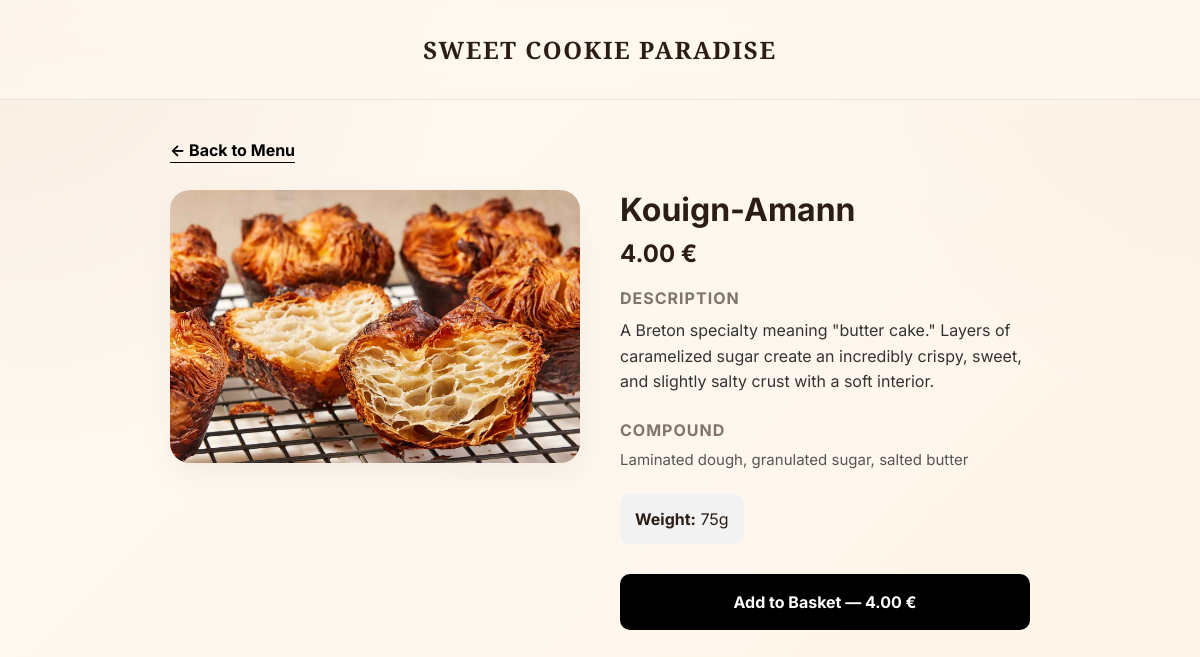
/bake/5, run on the app's committed database.
### orders/models.py (models this page shows, shortened)
class Food(models.Model):
    Name = models.CharField('Name', max_length=30)
    Сompound = models.CharField('Compound', max_length=100)
    Description = models.TextField('Description', max_length=200)
    Price = models.DecimalField(max_digits=10, decimal_places=2)
    Weight = models.CharField('Weight', max_length=100)
    image = models.ImageField('Image', upload_to='foods/', blank=True, null=True)

### User/views.py (the view)
# urls.py: path('bake/<int:pk>', views.food_detail, name='food_detail'),
def food_detail(request, pk):
    food = get_object_or_404(Food, pk=pk)
    return render(request, 'Bake.html', {'food': food})

### BackeryProject/templates/Bake.html (shortened to what this page needs)
{% load static %}
<!DOCTYPE html>
<html lang="en">
<head>
    <link rel="stylesheet" href="{% static 'style.css' %}" />
</head>
<body style="background-color: #fafafa;">
    <header class="header">
        <div class="container" style="display: flex; justify-content: center;">
            <nav class="nav" aria-label="Primary navigation">
                <p class="brand" style="margin: 0;">
                    <span style="display: inline-block; margin-top: 15px; margin-bottom: 15px; font-size: 24px;">
                        Sweet Сookie Paradise
                    </span>
                </p>
            </nav>
        </div>
    </header>
    <main class="section" style="padding-top: 40px;">
        <div class="container" style="max-width: 900px; margin: 0 auto; padding: 0 20px;">
            <div style="margin-bottom: 30px;">
                <a href="/Menu" style="text-decoration: none; color: #000; font-weight: bold; font-size: 16px; border-bottom: 1px solid #000; padding-bottom: 2px;">
                    ← Back to Menu
                </a>
            </div>
            <div class="product-detail-grid" style="display: grid; grid-template-columns: repeat(auto-fit, minmax(300px, 1fr)); gap: 40px; align-items: start;">
                <div class="product-image">
                    {% if food.image %}
                        <img src="{{ food.image.url }}" alt="{{ food.Name }}" style="width: 100%; border-radius: 20px; box-shadow: 0 10px 30px rgba(0,0,0,0.05);">
                    {% else %}
                        <div style="width: 100%; height: 400px; background: #eee; border-radius: 20px; display: flex; align-items: center; justify-content: center;">
                            No Image
                        </div>
                    {% endif %}
                </div>
                <div class="product-info">
                    <h1 style="margin: 0 0 10px 0; font-size: 32px;">{{ food.Name }}</h1>
                    <p style="font-size: 24px; font-weight: bold; margin-bottom: 20px;">{{ food.Price }} €</p>
                    <div style="margin-bottom: 25px;">
                        <h3 style="font-size: 16px; text-transform: uppercase; letter-spacing: 1px; margin-bottom: 10px; opacity: 0.6;">Description</h3>
                        <p style="line-height: 1.6; font-size: 16px; color: #333;">{{ food.Description }}</p>
                    </div>
                    <div style="margin-bottom: 25px;">
                        <h3 style="font-size: 16px; text-transform: uppercase; letter-spacing: 1px; margin-bottom: 10px; opacity: 0.6;">Compound</h3>
                        <p style="font-size: 15px; color: #555;">{{ food.Сompound }}</p>
                    </div>
                    <div style="margin-bottom: 30px; padding: 15px; background: #f2f2f2; border-radius: 10px; display: inline-block;">
                        <span style="font-weight: bold;">Weight:</span> {{ food.Weight }}
                    </div>
                    <div class="actions">
                        <a href="{% url 'basket_add' food.id %}" style="display: block; text-align: center; background: #000; color: #fff; text-decoration: none; padding: 18px; border-radius: 10px; font-weight: bold; transition: opacity 0.2s;">
                            Add to Basket — {{ food.Price }} €
                        </a>
                    </div>
                </div>
            </div>
        </div>
    </main>
</body>
</html>

### BackeryProject/static/style.css (style rules this page uses)
* { margin: 0; padding: 0; box-sizing: border-box; }
html { scroll-behavior: smooth; }
body { margin: 0; min-height: 100vh; font-family: 'Inter', system-ui, -apple-system, BlinkMacSystemFont, 'Segoe UI', sans-serif; transition: background 0.2s ease, color 0.2s ease; }
a { color: inherit; text-decoration: none; }
img { max-width: 100%; display: block; }
.container { width: min(1160px, calc(100% - 32px)); margin: 0 auto; }
body.theme-cream { --bg: #fef8f0; --bg-soft: #fffaf2; --paper: rgba(255, 250, 240, 0.92); --paper-solid: #fff6ea; --ink: #2c1e16; --muted: #7a5a4a; --accent: #c68b5e; --accent-soft: #e2bc9a; --border: rgba(44, 30, 22, 0.1); --border-strong: rgba(44, 30, 22, 0.18); --shadow: 0 24px 70px rgba(72, 45, 31, 0.1); --shadow-strong: 0 30px 90px rgba(72, 45, 31, 0.14); --radius-xl: 30px; --radius-lg: 24px; --radius-md: 18px; --body-bg: radial-gradient(circle at top left, rgba(198, 139, 94, 0.12), transparent 32%), radial-gradient(circle at top right, rgba(226, 188, 154, 0.1), transparent 28%), linear-gradient(135deg, #fffaf3 0%, #fef4e8 100%); --header-bg: rgba(254, 248, 240, 0.88); --btn-primary-bg: linear-gradient(135deg, #c68b5e, #a56e48); --btn-primary-text: #fff; --btn-secondary-bg: rgba(255, 250, 240, 0.9); --btn-secondary-border: var(--border); --btn-secondary-text: #2c1e16; --hero-card-overlay: linear-gradient(180deg, rgba(44, 30, 22, 0.02) 0%, rgba(44, 30, 22, 0.2) 100%); --hero-badge-bg: rgba(255, 250, 240, 0.94); --promo-bg: linear-gradient(135deg, #f2e3d5 0%, #e9d4c0 100%); --promo-text-color: #2c1e16; --promo-stat-bg: rgba(255, 255, 245, 0.8); --promo-stat-text: #2c1e16; --promo-stat-span: #6b4e3e; --promo-circle-bg: radial-gradient(circle at 30% 30%, #fff2e6 0%, #e9c8ae 56%, #c68b5e 100%); --promo-circle-text: #2c1e16; --promo-circle-span: #4e3526; --input-bg: #fffefc; --input-placeholder: rgba(44, 30, 22, 0.4); --tag-bg: rgba(198, 139, 94, 0.12); --tag-border: rgba(198, 139, 94, 0.2); }
body { color: var(--ink); background: var(--body-bg); }
.header { position: sticky; top: 0; z-index: 50; backdrop-filter: blur(18px); background: var(--header-bg); border-bottom: 1px solid var(--border); }
.nav { display: flex; justify-content: space-between; align-items: center; gap: 18px; padding: 18px 0; }
.brand { display: inline-flex; align-items: center; gap: 12px; font-family: 'Playfair Display', serif; font-weight: 700; letter-spacing: 0.1em; text-transform: uppercase; font-size: 0.98rem; }
.section { padding: 32px 0; }

### data on the page
Food: image (picture), Name "Kouign-Amann", Price "4.00", Description "A Breton specialty meaning \"butter cake.\" Layers of caramelized sugar create an incredibly crispy, sweet, and slightly salty crust with a soft interior.", Сompound "Laminated dough, granulated sugar, salted butter", Weight "75g"
